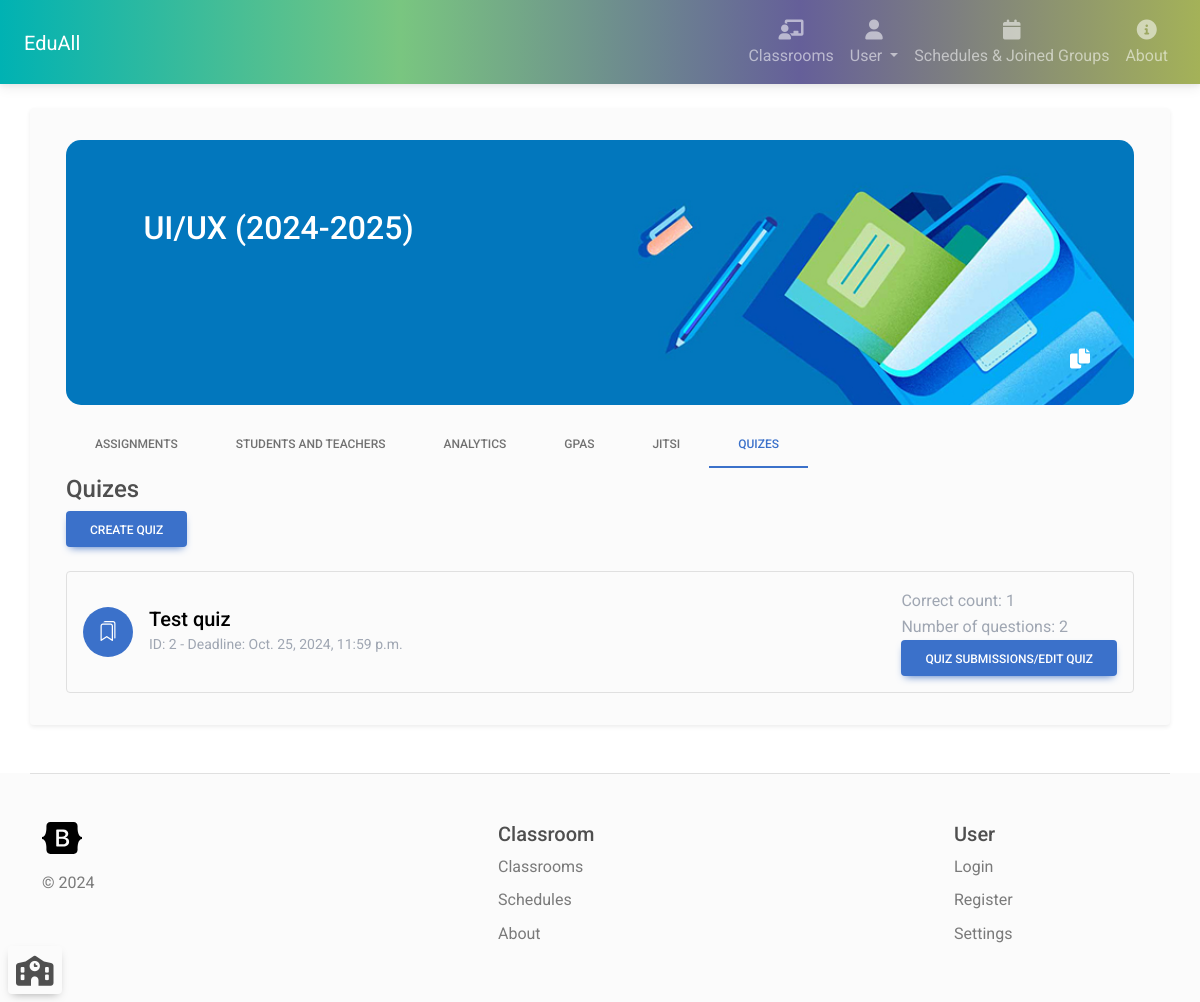
Screenshot of /classroom/1/quiz (signed in) with the database file from the repository.
### classroom_manager/models.py (models this page shows, shortened)
class Classroom(models.Model):
    name = models.CharField(max_length=200)
    teachers = models.ManyToManyField(User, related_name="classroom_teacher")
    students = models.ManyToManyField(User, related_name="classroom_student")
    description = models.CharField(max_length=3000)
    background = models.CharField(max_length=200, default=get_random_class_image)
    searchable = models.BooleanField(default=False)

class Quiz(models.Model):
    title = models.CharField(max_length=200)
    description = models.CharField(max_length=3000)
    classroom = models.ForeignKey(Classroom, on_delete=models.CASCADE)
    timeLimit = models.IntegerField(null=True)
    deadline = models.DateTimeField(null=True)

class QuizSubmission(models.Model):
    student = models.ForeignKey(User, on_delete=models.CASCADE)
    quiz = models.ForeignKey(Quiz, on_delete=models.CASCADE)
    submissionDate = models.DateTimeField(auto_now_add=True)
    correctCount = models.IntegerField(default=0)

### classroom_manager/views.py (the view, shortened to what this page needs)
# urls.py: path('classroom/<int:classroomId>/quiz', views.quizPage, name="quiz_page"),
@login_required(login_url='login')
def quizPage(request: HttpRequest, classroomId: int):
    if request.method == 'GET':
        classroom = Classroom.objects.filter(id=classroomId).first()
        if classroom == None:
            return render(request, '404page.html')
        if not isTeacher(request.user.id, classroomId):
            return render(request, '403page.html')
        quizes = Quiz.objects.filter(classroom=classroom).all()
        for i in range(len(quizes)):
            quizes[i].questionCount = QuizQuestion.objects.filter(quiz=quizes[i]).count()
            quizes[i].yourSubmission = QuizSubmission.objects.filter(quiz=quizes[i], student=request.user).first()
        isCurrentUserTeacher = isTeacher(request.user.id, classroomId)
        context = {'classroom': classroom, 'quizes': quizes, 'isTeacher': isCurrentUserTeacher}
        return render(request, 'quiz_page.html', context)

### classroom_manager/context_processor.py (called while the page is built)
def configuration_processor(request):
    siteName = Configuration.objects.filter(key='siteName').first()
    siteDescription = Configuration.objects.filter(key='siteDescription').first()
    if siteName is None:
        siteName = 'EduAll'
    else:
        siteName = siteName.value
    if siteDescription is None:
        siteDescription = 'EduAll is a platform for managing classrooms and learning groups.'
    else:
        siteDescription = siteDescription.value
    return {'siteName': siteName, 'siteDescription': siteDescription}

### classroom_manager/views.py (called while the page is built)
def isTeacher(userId, classroomId):
    user = User.objects.filter(id=userId).first()
    classroom = Classroom.objects.filter(id=classroomId, teachers__id__contains=userId).first()
    if user == None or classroom == None:
        return False
    return True

### classroom_manager/templates/quiz_page.html (shortened to what this page needs)
{% extends 'navbar.html' %}
{% block content %}
{% load static %}
    <div class="container">
        <div style="width: 100%;" class="mt-3 position-relative">
            <img style="width: 100%; border-radius: 15px;"  src="{% static classroom.background %}"/ >
            <div style="padding: 1rem 1.5rem; top: 20%; left: 5%; width: 85%; color: white;" class="position-absolute">
                <h2 style="text-overflow: ellipsis; overflow: hidden; display: block; whitespace: no-wrap;">{{ classroom.name }}</h2>
            </div>
            <div style="left: 94%; top: 78%; position: absolute;">
                <div type="button" style="background-color: #00000000" class="rounded-circle" data-bs-toggle="modal" data-bs-target="#cloneClassroomModal">
                    <i class="fa-solid fa-copy text-white fa-lg"></i>
                </div>
            </div>
        </div>
        <ul class="nav nav-tabs mb-2 mt-3 bg-light">
            <li class="nav-item">
                <a class="nav-link" aria-current="page" href="{% url 'classroom_details' classroom.id %}">Assignments</a>
            </li>
            <li class="nav-item">
                <a class="nav-link" href="{% url 'classroom_details_users' classroom.id %}">Students and teachers</a>
            </li>
            {% if isTeacher %}
            <li class="nav-item">
                <a class="nav-link" href="{% url 'classroom_analytics' classroom.id %}">Analytics</a>
            </li>
            {% endif %}
            <li class="nav-item">
                <a class="nav-link" href="{% url 'gpa_by_classroom_id' classroom.id %}">GPAs</a>
            </li>
            <li class="nav-item">
                <a class="nav-link" aria-current="page" href="{% url 'classroom_jitsi' classroom.id %}">Jitsi</a>
            </li>
            <li class="nav-item">
                <a class="nav-link active bg-light" aria-current="page" href="#">Quizes</a>
            </li>
        </ul>
        <div>
            <h4>Quizes</h4>
            {% if isTeacher %}
            <button class="btn btn-primary mb-4" data-bs-toggle="modal" data-bs-target="#quizCreateModal">Create Quiz</button>
            {% endif %}
            {% for quiz in quizes %}
            <div class="border rounded p-3 mb-3">
                <div class="d-flex align-items-center">
                    <div class="bg-primary rounded-circle me-2" style="width: 50px; height: 50px; position: relative;">
                        <i class="bi bi-bookmarks text-white" style="font-size: 20px; position: absolute; top: 50%; left: 50%; transform: translate(-50%, -50%);"></i>
                    </div>
                    <div class="ms-2">
                        <h5 class="text-black m-auto"><a href="{% url 'answer_quiz' quiz.id %}" class="text-black">{{ quiz.title }}</a></h5>
                        <p class="text-secondary m-auto"><small>ID: {{ quiz.id }} - Deadline: {{ quiz.deadline }}</small></p>
                    </div>
                    {% if quiz.yourSubmission %}
                    <div class="ms-2 ms-auto">
                        <p class="text-secondary m-auto">Correct count: {{ quiz.yourSubmission.correctCount }}</p>
                        <p class="text-secondary m-auto">Number of questions: {{ quiz.questionCount }}</p>
                        {% if isTeacher %}
                            <a href="{% url 'quiz_edit' quiz.id %}" class="btn btn-primary">Quiz submissions/Edit quiz</a>
                        {% endif %}
                    </div>
                    {% elif isTeacher %}
                    <div class="ms-2 ms-auto">
                        {% if isTeacher %}
                            <a href="{% url 'quiz_edit' quiz.id %}" class="btn btn-primary">Quiz submissions/Edit quiz</a>
                        {% endif %}
                    </div>
                    {% endif %}
                </div>
            </div>
            {% endfor %}
        </div>
    </div>
{% endblock %}

### classroom_manager/static/css/variables.css (style rules this page uses)
:root { --primary: #155bd5; --primary-dark: #1c3ab6; --primary-light: #e2f1ff; --accent: #00d4d7; --accent-dark: #00bac1; --accent-light: #dff9f8; --success: #13d527; --success-dark: #00ae11; --success-light: #eafbe7; --secondary: #8f15d5; --secondary-dark: #6013c7; --secondary-light: #f4e5fa; --info: #15b2d5; --info-dark: #0f8ca8; --info-light: #e0f5fa; --caution: #dbbb25; --caution-dark: #d58f15; --caution-light: #fbf9e4; --error: #e6185e; --error-dark: #bf1257; --error-light: #fce4eb; --black: #1d1d1d; --dark-1: #2d2d2d; --dark-2: #4d4d4d; --dark-3: #6d6d6d; --gray-1: #8d8d8d; --gray-2: #adadad; --gray-3: #cdcdcd; --gray-4: #e0e0e0; --light-1: #efefef; --light-2: #f5f5f5; --light-3: #fafafa; --white: #ffffff; --gradient-1: linear-gradient(180deg, #155bd5 0%, #1c3ab6 100%); --gradient-2: linear-gradient(180deg, #155bd5 13.02%, #00d4d7 85.42%); --gradient-3: linear-gradient(180deg, #155bd5 0%, #8f15d5 100%); --gradient-4: linear-gradient(180deg, #155bd5 0%, #13d527 100%); --gradient-5: linear-gradient(180deg, #155bd5 0%, #15bbd5 100%); --gradient-6: linear-gradient(180deg, #155bd5 0%, #dbbb25 100%); --gradient-7: linear-gradient(180deg, #155bd5 0%, #e6185e 100%); --gradient-8: linear-gradient(180deg, #1c3ab6 0%, #00bac1 100%); --gradient-9: linear-gradient(180deg, #00d4d7 13.02%, #155bd5 85.42%); --shadow-1: 0px 0px 1px rgba(40, 41, 61, 0.08), 0px 0.5px 2px rgba(96, 97, 112, 0.16); --shadow-2: 0px 0px 1px rgba(40, 41, 61, 0.04), 0px 2px 4px rgba(96, 97, 112, 0.16); --shadow-3: 0px 0px 2px rgba(40, 41, 61, 0.04), 0px 4px 8px rgba(96, 97, 112, 0.16); --shadow-4: 0px 2px 4px rgba(40, 41, 61, 0.04), 0px 8px 16px rgba(96, 97, 112, 0.16); --shadow-5: 0px 2px 8px rgba(40, 41, 61, 0.04), 0px 16px 24px rgba(96, 97, 112, 0.16); --shadow-6: 0px 2px 8px rgba(40, 41, 61, 0.08), 0px 20px 32px rgba(96, 97, 112, 0.24); }

### rows the page displays
Classroom: background (picture), name "UI/UX (2024-2025)"
Quiz: title "Test quiz", id "2", deadline "Oct. 25, 2024, 11:59 p.m.", yourSubmission.correctCount "1", questionCount "2"
